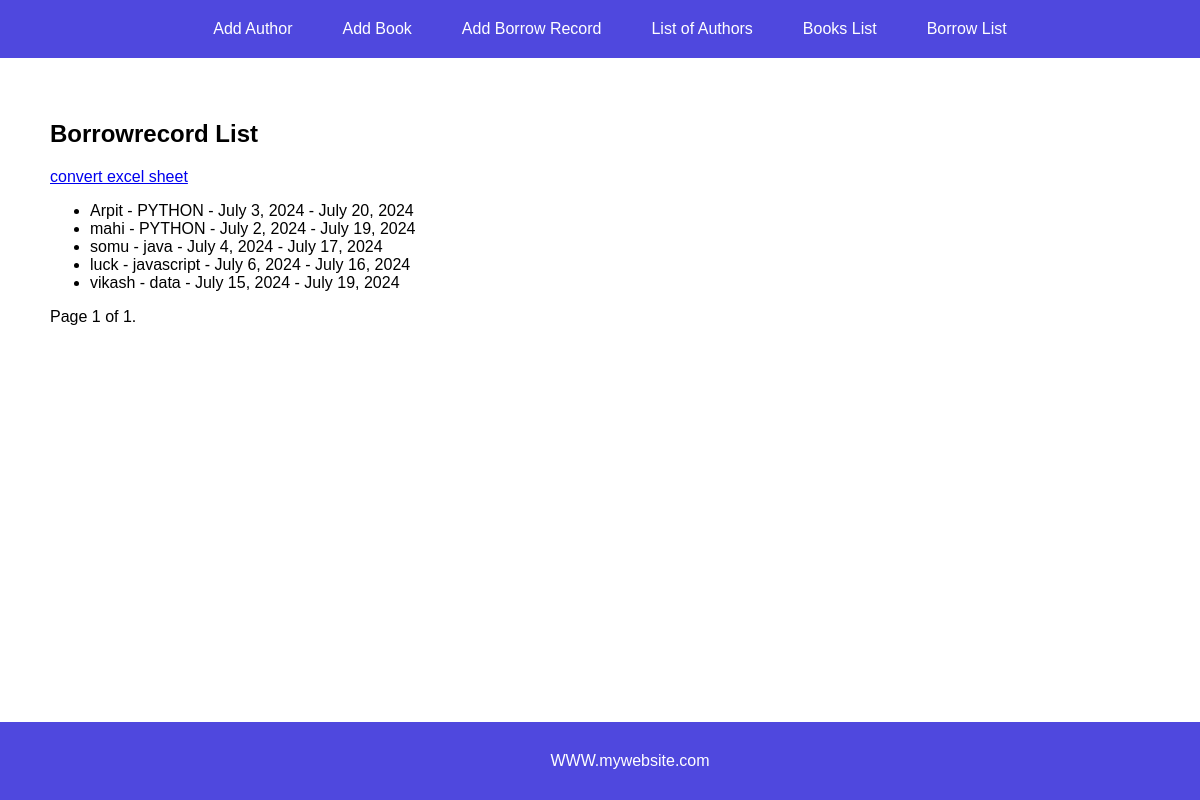
Screenshot of /borrow_records/ with the database file from the repository.
### app/models.py (models this page shows, shortened)
class BorrowRecord(models.Model):
    user_name = models.CharField(max_length=100)
    book = models.ForeignKey(Book, on_delete=models.CASCADE)
    borrow_date = models.DateField()
    return_date = models.DateField()

class Book(models.Model):
    title = models.CharField(max_length=200)
    genre = models.CharField(max_length=100)
    published_date = models.DateField()
    author = models.ForeignKey(Author, on_delete=models.CASCADE)
    def __str__(self):
        return self.title

### app/views.py (the view)
# urls.py: path('borrow_records/', views.borrow_record_list, name='borrow_record_list'),
def borrow_record_list(request):
    borrow_records = BorrowRecord.objects.all()
    paginator = Paginator(borrow_records, 10)
    page_number = request.GET.get('page')
    page_obj = paginator.get_page(page_number)
    Context={
        'page_obj': page_obj,
        'data':borrow_records
    }
    return render(request, 'borrow_record_list.html',Context)

### app/templates/borrow_record_list.html (shortened to what this page needs)
{% extends 'base.html' %}
    {% block extra_head %}
    <h2>Borrowrecord List</h2>
    <div class="convert-excel">
        <a href="{% url 'borrowrecord_to_excel' %}">convert excel sheet</a>
    </div>
    <ul>
        {% for borrowrecord in page_obj %}
        <li>{{ borrowrecord.user_name }} - {{ borrowrecord.book }} - {{ borrowrecord.borrow_date }} - {{ borrowrecord.return_date }}</li>
        {% endfor %}
    </ul>
    <div class="pagination">
        <span class="step-links">
            <span class="current">
                Page {{ page_obj.number }} of {{ page_obj.paginator.num_pages }}.
            </span>
        </span>
    </div>
    {% endblock %}

### app/templates/base.html (style rules this page uses)
body { font-family: Arial, sans-serif; margin: 0; padding: 0; }

### rows the page displays
BorrowRecord: user_name "Arpit", book "PYTHON", borrow_date "July 3, 2024", return_date "July 20, 2024"
BorrowRecord: user_name "mahi", book "PYTHON", borrow_date "July 2, 2024", return_date "July 19, 2024"
BorrowRecord: user_name "somu", book "java", borrow_date "July 4, 2024", return_date "July 17, 2024"
BorrowRecord: user_name "luck", book "javascript", borrow_date "July 6, 2024", return_date "July 16, 2024"
BorrowRecord: user_name "vikash", book "data", borrow_date "July 15, 2024", return_date "July 19, 2024"

### other values shown
{{ page_obj.number }} "1"
{{ page_obj.paginator.num_pages }} "1"
